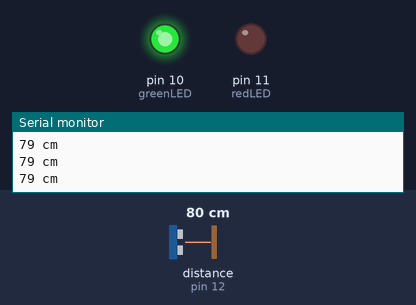
The sketch below on a simulated Arduino Uno, built with avr-gcc and run on an emulated ATmega328P. Shown: output pins drawn as LEDs (lit = HIGH), the last lines printed to the serial monitor. Wiring (inferred from the names in the program): ultrasonic range finder: trigger pin 13; echo pin 12. Inputs (shaded band) come from the test bench; at power-on: distance to the obstacle (sensor on pin 12) 80 cm. The echo pulse lasts 58.3 µs per cm; pins used as bus, display or sensor lines are not drawn.

Above: at 1.3 s.
1.4 s: distance to the obstacle (sensor on pin 12) set to 6 cm
2.9 s: distance to the obstacle (sensor on pin 12) set to 3 cm
At 3.3 s:
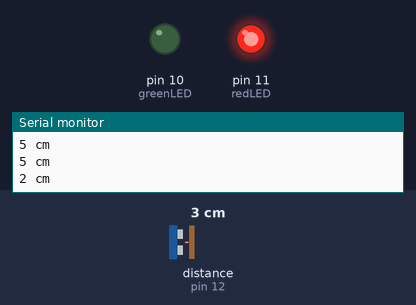
4.5 s: distance to the obstacle (sensor on pin 12) set to 9 cm
At 5.7 s:
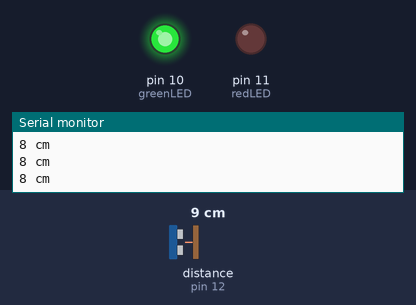
6.0 s: distance to the obstacle (sensor on pin 12) set to 2 cm
At 7.0 s:
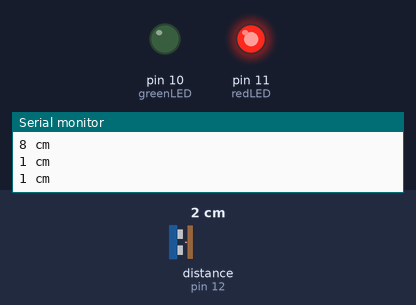
Timing chart, 0 to 8.5 s (numbered marks = the images above; inputs shaded):
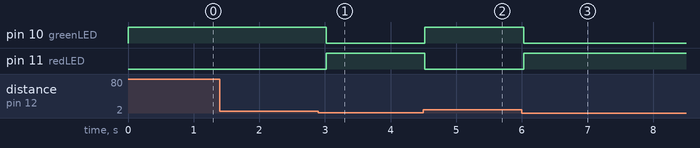

Measured:
- the behaviour switches between 5 and 4 cm on distance to the obstacle (sensor on pin 12) (found by bisection; images 0 and 1)
- after the input at 2.9 s, pin 10 (greenLED): HIGH → LOW after 0.12 s; pin 11 (redLED): LOW → HIGH after 0.12 s
- after the input at 4.5 s, pin 10 (greenLED): LOW → HIGH at once; pin 11 (redLED): HIGH → LOW at once
- after the input at 6.0 s, pin 10 (greenLED): HIGH → LOW at once; pin 11 (redLED): LOW → HIGH at once

The sketch:

hc-sr04pingsketch_may31a.ino
```cpp
#define triggerPin 13
#define echoPin 12
#define redLED 11
#define greenLED 10

void setup() {
  Serial.begin (9600);
  pinMode(triggerPin, OUTPUT);
  pinMode(echoPin, INPUT);
  pinMode(redLED, OUTPUT);
  pinMode(greenLED, OUTPUT);
}

void loop() {
  long duration, distance;
  digitalWrite(triggerPin, LOW);
  delayMicroseconds(2);
  digitalWrite(triggerPin, HIGH);
  delayMicroseconds(10);
  digitalWrite(triggerPin, LOW);
  duration = pulseIn(echoPin, HIGH);
  distance = (duration/2) / 29.1;
  if (distance < 4) {  // This is where the redLED On/Off happens
    digitalWrite(redLED,HIGH); // When the Red condition is met, the Green redLED should turn off
    digitalWrite(greenLED,LOW);
  }
  else {
    digitalWrite(redLED,LOW); // When the Red is off, the Green redLED is on
    digitalWrite(greenLED,HIGH);
  }
  if (distance >= 200 || distance <= 0){
    Serial.println("Out of range");
  }
  else {
    Serial.print(distance);
    Serial.println(" cm");
  }
  delay(500);
}
```
